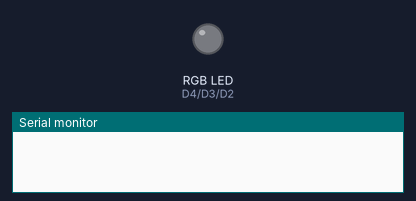
Simulated run of this sketch. Board: ESP8266 (NodeMCU). Shown: an RGB LED mixed from three pins (HIGH = lit), the last lines printed to the serial monitor.

Above: at 0.7 s.
At 2.2 s:
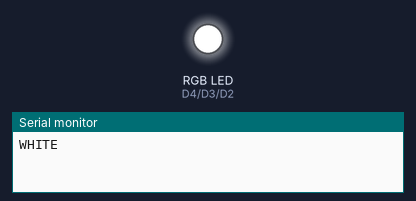
At 3.7 s:
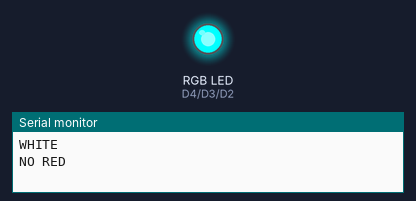
At 5.2 s:
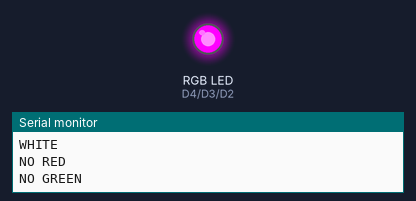
At 6.7 s:
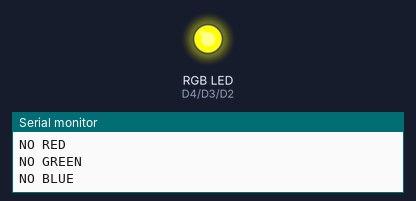
Timing chart, 0 to 9.8 s (numbered marks = the images above):
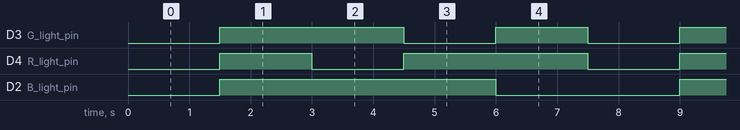

The sketch:

TestingRGB.ino
```cpp
#define R_light_pin D4
#define G_light_pin D3
#define B_light_pin D2

void setup() {
  // put your setup code here, to run once:
  Serial.begin(9600);
  pinMode(R_light_pin, OUTPUT);
  pinMode(G_light_pin, OUTPUT);
  pinMode(B_light_pin, OUTPUT);
}

void loop() {
  // put your main code here, to run repeatedly:
  delay(1500);
  digitalWrite(R_light_pin, HIGH);
  digitalWrite(G_light_pin, HIGH);
  digitalWrite(B_light_pin, HIGH);
  Serial.println("WHITE");

  delay(1500);
  digitalWrite(R_light_pin, LOW);
  digitalWrite(G_light_pin, HIGH);
  digitalWrite(B_light_pin, HIGH);
  Serial.println("NO RED");

  delay(1500);
  digitalWrite(R_light_pin, HIGH);
  digitalWrite(G_light_pin, LOW);
  digitalWrite(B_light_pin, HIGH);
  Serial.println("NO GREEN");

  delay(1500);
  digitalWrite(R_light_pin, HIGH);
  digitalWrite(G_light_pin, HIGH);
  digitalWrite(B_light_pin, LOW);
  Serial.println("NO BLUE");

    delay(1500);
  digitalWrite(R_light_pin, LOW);
  digitalWrite(G_light_pin, LOW);
  digitalWrite(B_light_pin, LOW);
  Serial.println("BLACKOUT");
}
```

Measured:
- by itself, D3 (G_light_pin): repeats every 7.5 s: LOW 1.5 s, HIGH 1.5 s, LOW 1.5 s, HIGH 3.0 s
- by itself, D4 (R_light_pin): repeats every 7.5 s: LOW 1.5 s, HIGH 3.0 s, LOW 1.5 s, HIGH 1.5 s
- by itself, D2 (B_light_pin): alternates HIGH for 4.5 s and LOW for 3.0 s
